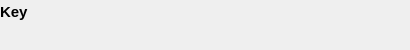
<?xml version="1.0" encoding="UTF-8"?>
<ui version="4.0">
    <class>delegate</class>
    <widget class="QWidget" name="delegate">
        <property name="geometry">
            <rect>
                <x>0</x>
                <y>0</y>
                <width>410</width>
                <height>50</height>
            </rect>
        </property>
        <property name="sizePolicy">
            <sizepolicy hsizetype="MinimumExpanding" vsizetype="MinimumExpanding">
                <horstretch>0</horstretch>
                <verstretch>0</verstretch>
            </sizepolicy>
        </property>
        <property name="minimumSize">
            <size>
                <width>200</width>
                <height>40</height>
            </size>
        </property>
        <property name="maximumSize">
            <size>
                <width>410</width>
                <height>50</height>
            </size>
        </property>
        <property name="baseSize">
            <size>
                <width>200</width>
                <height>40</height>
            </size>
        </property>
        <property name="windowTitle">
            <string>Form</string>
        </property>
        <widget class="QWidget" name="horizontalLayoutWidget">
            <property name="geometry">
                <rect>
                    <x>0</x>
                    <y>0</y>
                    <width>411</width>
                    <height>51</height>
                </rect>
            </property>
            <layout class="QHBoxLayout" name="horizontalLayout">
                <item>
                    <layout class="QVBoxLayout" name="verticalLayout">
                        <item>
                            <widget class="QLabel" name="nameLabel">
                                <property name="sizePolicy">
                                    <sizepolicy hsizetype="MinimumExpanding" vsizetype="Preferred">
                                        <horstretch>0</horstretch>
                                        <verstretch>0</verstretch>
                                    </sizepolicy>
                                </property>
                                <property name="minimumSize">
                                    <size>
                                        <width>199</width>
                                        <height>22</height>
                                    </size>
                                </property>
                                <property name="font">
                                    <font>
                                        <pointsize>11</pointsize>
                                        <weight>75</weight>
                                        <bold>true</bold>
                                    </font>
                                </property>
                                <property name="text">
                                    <string>Key</string>
                                </property>
                            </widget>
                        </item>
                        <item>
                            <widget class="QLabel" name="dataTagLabel">
                                <property name="sizePolicy">
                                    <sizepolicy hsizetype="MinimumExpanding" vsizetype="Preferred">
                                        <horstretch>0</horstretch>
                                        <verstretch>0</verstretch>
                                    </sizepolicy>
                                </property>
                                <property name="minimumSize">
                                    <size>
                                        <width>199</width>
                                        <height>19</height>
                                    </size>
                                </property>
                                <property name="text">
                                    <string/>
                                </property>
                            </widget>
                        </item>
                    </layout>
                </item>
                <item>
                    <spacer name="horizontalSpacer">
                        <property name="orientation">
                            <enum>Qt::Horizontal</enum>
                        </property>
                        <property name="sizeHint" stdset="0">
                            <size>
                                <width>178</width>
                                <height>20</height>
                            </size>
                        </property>
                    </spacer>
                </item>
                <item>
                    <widget class="QPushButton" name="pushButton">
                        <property name="sizePolicy">
                            <sizepolicy hsizetype="Preferred" vsizetype="MinimumExpanding">
                                <horstretch>0</horstretch>
                                <verstretch>0</verstretch>
                            </sizepolicy>
                        </property>
                        <property name="minimumSize">
                            <size>
                                <width>25</width>
                                <height>49</height>
                            </size>
                        </property>
                        <property name="autoFillBackground">
                            <bool>true</bool>
                        </property>
                        <property name="text">
                            <string/>
                        </property>
                        <property name="flat">
                            <bool>true</bool>
                        </property>
                    </widget>
                </item>
            </layout>
        </widget>
    </widget>
    <resources/>
    <connections/>
</ui>
